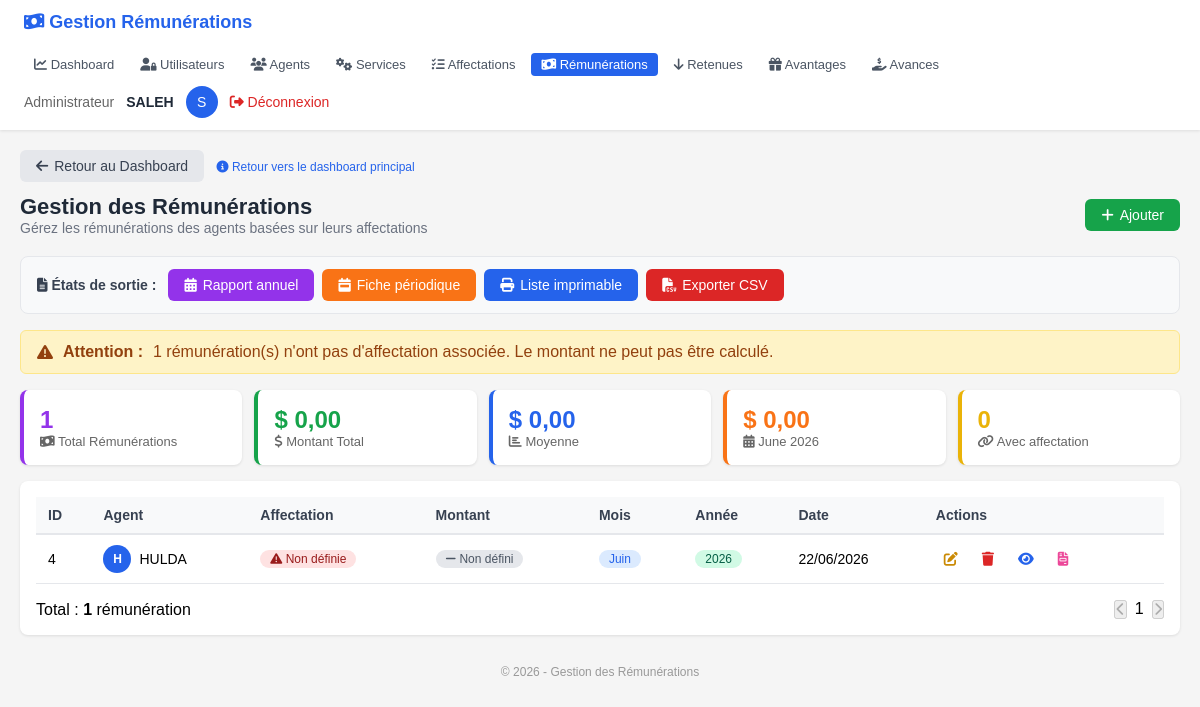
Page /pages/Remunerations/index.php (signed in) on the earlier database version.
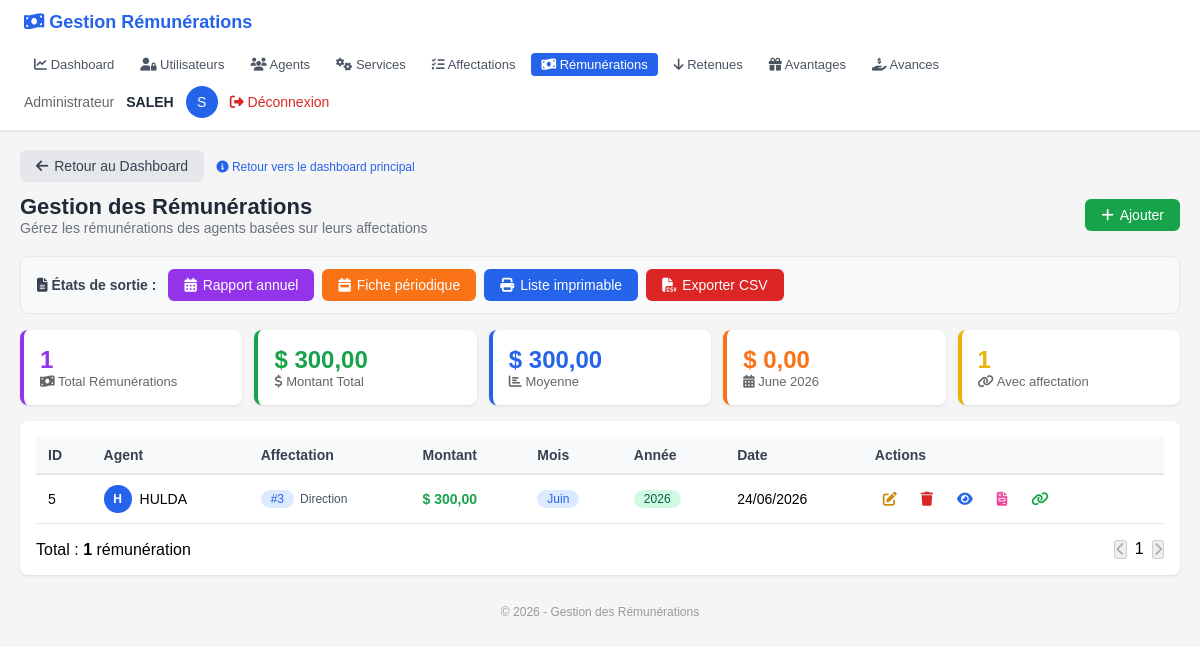
Same page on the later database version.
### tables this page shows
CREATE TABLE `remuneration` (
  `id` int(11) NOT NULL,
  `id_agent` int(11) NOT NULL,
  `id_affectation` int(11) NOT NULL,
  `date_remun` date DEFAULT NULL,
  `mois` varchar(20) DEFAULT NULL,
  `annee` varchar(10) DEFAULT NULL
);

CREATE TABLE `agent` (
  `id_agent` int(11) NOT NULL,
  `nom_complet` varchar(150) NOT NULL,
  `adresse` varchar(255) DEFAULT NULL,
  `date_naissance` date DEFAULT NULL,
  `telephone` varchar(20) DEFAULT NULL,
  `profil` varchar(100) DEFAULT NULL,
  `lieu_naissance` varchar(100) DEFAULT NULL,
  `fonction` varchar(100) DEFAULT NULL
);

CREATE TABLE `affectation` (
  `id` int(11) NOT NULL,
  `id_agent` int(11) NOT NULL,
  `id_service` int(11) NOT NULL,
  `lieu_affectation` varchar(150) DEFAULT NULL,
  `montant_remunerer` float NOT NULL,
  `date_affectation` date DEFAULT NULL
);

### pages/Remunerations/index.php (the view, shortened to what the changed rows need)
<?php
require_once __DIR__ . '/../../Config/Database.php';
require_once __DIR__ . '/../../Classes/Remuneration.php';
require_once __DIR__ . '/../../Classes/Agent.php';
require_once __DIR__ . '/../../Classes/Affectation.php';
$remunerations = Remuneration::getAll();
$role = $_SESSION['user_role'] ?? 'Invité';
$totalRemunerations = count($remunerations);
$totalMontant = 0;
$totalMontantAvecAffectation = 0;
$remunerationsSansAffectation = 0;
foreach ($remunerations as $remuneration) {
    $montant = $remuneration->getMontant();
    if ($montant !== null) {
        $totalMontant += $montant;
        $totalMontantAvecAffectation++;
    } else {
        $remunerationsSansAffectation++;
    }
}
$dashboardRetour = '../../Dashboard.php';
?>
<!DOCTYPE html>
<html lang="fr">
<head>
    <link rel="stylesheet" href="https://cdnjs.cloudflare.com/ajax/libs/font-awesome/6.4.0/css/all.min.css">
</head>
<body>
<div class="header">
    <div class="header-left">
        <h1><i class="fas fa-money-bill-wave" style="color:#2563eb;"></i> Gestion Rémunérations</h1>
    </div>
</div>
<div class="container">
    <div class="mb-3">
        <a href="<?php echo $dashboardRetour; ?>" class="btn btn-secondary">
        </a>
        <?php if (strtolower($role) === 'caissier'): ?>
            <span style="font-size:12px;color:#16a34a;margin-left:8px;">
                <i class="fas fa-info-circle"></i> Retour vers le dashboard caissier
            </span>
        <?php else: ?>
            <span style="font-size:12px;color:#2563eb;margin-left:8px;">
            </span>
        <?php endif; ?>
    </div>
    <div class="top">
        <div>
            <h2>Gestion des Rémunérations</h2>
        </div>
        <div class="flex gap-3 flex-wrap">
        </div>
    </div>
    <div style="background:#f8f9fa;border-radius:8px;padding:12px 16px;margin-bottom:16px;border:1px solid #e5e7eb;">
        <div style="display:flex;align-items:center;gap:12px;flex-wrap:wrap;">
        </div>
    </div>
    <?php if ($remunerationsSansAffectation > 0): ?>
    <div class="alert alert-warning">
        <i class="fas fa-exclamation-triangle"></i>
        <strong>Attention :</strong> <?php echo $remunerationsSansAffectation; ?> rémunération(s) n'ont pas d'affectation associée. Le montant ne peut pas être calculé.
    </div>
    <?php endif; ?>
    <div class="grid-5">
        <div class="card border-purple">
        </div>
        <div class="card border-green">
            <div class="number text-green">$ <?php echo number_format($totalMontant, 2, ',', ' '); ?></div>
            <div class="label"><i class="fas fa-dollar-sign"></i> Montant Total</div>
        </div>
        <div class="card border-blue">
            <div class="number text-blue">$ <?php echo $totalRemunerations > 0 ? number_format($totalMontant / $totalRemunerations, 2, ',', ' ') : '0,00'; ?></div>
            <div class="label"><i class="fas fa-chart-bar"></i> Moyenne</div>
        </div>
        <div class="card border-orange">
        </div>
        <div class="card border-yellow">
            <div class="number text-yellow"><?php echo $totalMontantAvecAffectation; ?></div>
            <div class="label"><i class="fas fa-link"></i> Avec affectation</div>
        </div>
    </div>
    <div class="card">
        <div class="table-wrap">
            <table>
                <thead>
                    <tr>
                        <th>ID</th>
                        <th>Agent</th>
                        <th>Affectation</th>
                        <th>Montant</th>
                        <th>Mois</th>
                        <th>Année</th>
                        <th>Date</th>
                        <th>Actions</th>
                    </tr>
                </thead>
                <tbody>
                    <?php if (empty($remunerations)): ?>
                    <tr>
                        <td colspan="8" class="empty">
                            <i class="fas fa-inbox"></i>
                            Aucune rémunération trouvée
                        </td>
                    </tr>
                    <?php else: ?>
                        <?php foreach ($remunerations as $remuneration):
                            $agent = $remuneration->getAgent();
                            $affectation = $remuneration->getAffectation();
                            $montant = $remuneration->getMontant();
                            $agentId = 0;
                            if ($agent) {
                                if (method_exists($agent, 'getIdAgent')) {
                                    $agentId = $agent->getIdAgent();
                                } elseif (method_exists($agent, 'getId')) {
                                    $agentId = $agent->getId();
                                }
                            }
                            $affectationLieu = $affectation ? $affectation->getLieuAffectation() : null;
                            $affectationId = $affectation ? $affectation->getId() : null;
                        ?>
                        <tr>
                            <td><?php echo $remuneration->getId(); ?></td>
                            <td>
                                <div style="display:flex;align-items:center;gap:8px;">
                                    <div style="width:28px;height:28px;background:#2563eb;border-radius:50%;display:flex;align-items:center;justify-content:center;color:white;font-size:12px;font-weight:bold;">
                                        <?php
                                        $nom = $agent ? $agent->getNomComplet() : 'N/A';
                                        $initials = '';
                                        $parts = explode(' ', $nom);
                                        foreach ($parts as $part) {
                                            $initials .= strtoupper(substr($part, 0, 1));
                                        }
                                        echo substr($initials, 0, 2);
                                        ?>
                                    </div>
                                    <?php echo $agent ? htmlspecialchars($agent->getNomComplet()) : '<span style="color:#999;">Agent inconnu</span>'; ?>
                                </div>
                            </td>
                            <td>
                                <?php if ($affectation): ?>
                                    <div style="display:flex;align-items:center;gap:6px;">
                                        <span class="badge badge-blue">#<?php echo $affectationId; ?></span>
                                        <span style="font-size:12px;color:#4b5563;"><?php echo htmlspecialchars($affectationLieu ?: 'Non spécifié'); ?></span>
                                    </div>
                                <?php else: ?>
                                    <span class="badge badge-red"><i class="fas fa-exclamation-triangle"></i> Non définie</span>
                                <?php endif; ?>
                            </td>
                            <td>
                                <?php if ($montant !== null && $montant > 0): ?>
                                    <span class="montant-positif">
                                        $ <?php echo number_format($montant, 2, ',', ' '); ?>
                                    </span>
                                <?php elseif ($montant !== null && $montant == 0): ?>
                                    <span class="montant-non-defini">$ 0,00</span>
                                <?php else: ?>
                                    <span class="badge badge-gray"><i class="fas fa-minus"></i> Non défini</span>
                                <?php endif; ?>
                            </td>
                            <td>
                                <span class="badge badge-blue">
                                    <?php echo htmlspecialchars($remuneration->getMois()); ?>
                                </span>
                            </td>
                            <td>
                                <span class="badge badge-green">
                                    <?php echo htmlspecialchars($remuneration->getAnnee()); ?>
                                </span>
                            </td>
                            <td><?php echo date('d/m/Y', strtotime($remuneration->getDateRemun())); ?></td>
                            <td>
                                <div class="action-icons">
                                    <a href="edit.php?id=<?php echo $remuneration->getId(); ?>" class="edit" title="Modifier">
                                        <i class="fas fa-edit"></i>
                                    </a>
                                    <a href="delete.php?id=<?php echo $remuneration->getId(); ?>" class="delete" title="Supprimer"
                                       onclick="return confirm('Êtes-vous sûr de vouloir supprimer cette rémunération ?')">
                                        <i class="fas fa-trash"></i>
                                    </a>
                                    <a href="receipt.php?id=<?php echo $remuneration->getId(); ?>" class="view" title="Voir">
                                        <i class="fas fa-eye"></i>
                                    </a>
                                    <?php if ($agentId > 0): ?>
                                    <a href="fiche_paie.php?id=<?php echo $remuneration->getId(); ?>&agent_id=<?php echo $agentId; ?>" class="pay" title="Fiche de paie" target="_blank">
                                        <i class="fas fa-file-invoice"></i>
                                    </a>
                                    <?php endif; ?>
                                    <?php if ($affectationId): ?>
                                    <a href="../affectations/view.php?id=<?php echo $affectationId; ?>" class="link" title="Voir l'affectation" target="_blank">
                                        <i class="fas fa-link"></i>
                                    </a>
                                    <?php endif; ?>
                                </div>
                            </td>
                        </tr>
                        <?php endforeach; ?>
                    <?php endif; ?>
                </tbody>
            </table>
        </div>
        <div class="mt-4 flex justify-between items-center text-sm text-gray-500">
        </div>
    </div>
    <div class="footer">
        © <?php echo date('Y'); ?> - Gestion des Rémunérations
    </div>
</div>
</body>
</html>

Differences in the rows shown:
removed remuneration: id "4", initials "H", id_agent.nom_complet "HULDA", shows "Non définie", mois "Juin", annee "2026", date_remun "22/06/2026"
added remuneration: id "5", initials "H", id_agent.nom_complet "HULDA", id_affectation "3", id_affectation.lieu_affectation "Direction", id_affectation.montant_remunerer "300,00", mois "Juin", annee "2026", date_remun "24/06/2026"
Other differences:
$totalMontant: "0,00" → "300,00"
$totalMontant / $totalRemunerations: "0,00" → "300,00"
$totalMontantAvecAffectation: "0" → "1"
$remunerationsSansAffectation: "1" → (not shown)
text no longer shown: "Attention : rémunération(s) n'ont pas d'affectation associée. Le montant ne peut pas être calculé."
